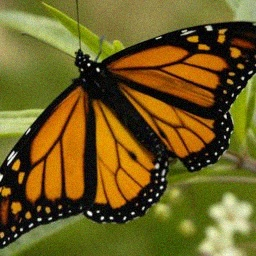
#> input picture c_03_edge_detection/ex3/butterfly_noisy.jpg, 256 x 256 px
$ jupyter execute ex3.ipynb
#> lines starting #> are read from the running program, lines starting #| are printed output that depends on the picture
[cell 1]
# to run in google colab
import sys

if "google.colab" in sys.modules:

    def download_from_web(url):
        import requests

        response = requests.get(url)
        if response.status_code == 200:
            with open(url.split("/")[-1], "wb") as file:
                file.write(response.content)
        else:
            raise Exception(
                f"Failed to download the image. Status code: {response.status_code}"
            )

    download_from_web(
        "https://github.com/YoniChechik/AI_is_Math/raw/master/c_03_edge_detection/ex3/butterfly_noisy.jpg"
    )

[cell 2]
import cv2
import matplotlib.pyplot as plt
import numpy as np

figsize = (10, 10)

[cell 3]
def bilateral_one_pixel(source, x, y, d, sigma_r, sigma_s):
    # === init vars
    filtered_pix = 0
    Wp = 0

    # TODO:
    # 1. run on all neighboors (~3 lines)
    # 2. if neighboor out of matrix indices - don't count him in your computation (~2 lines)
    # 3. find filtered_pix (~6 lines)

    # make result uint8
    filtered_pix = np.clip(filtered_pix, 0, 255).astype(np.uint8)
    return filtered_pix

[cell 4]
def bilateral_filter(source, d, sigma_r, sigma_s):
    # build empty filtered_image
    filtered_image = np.zeros(source.shape, np.uint8)
    # make input float
    source = source.astype(float)
    # d must be odd!
    assert d % 2 == 1, "d input must be odd"

    # TODO: run on all pixels with bilateral_one_pixel(...) (~4 lines)

    return filtered_image

[cell 5]
# upload noisy image
src = cv2.imread("butterfly_noisy.jpg")
#> src is the input picture: shape (256, 256, 3); mean B, G, R 32.9, 93.2, 110
src = cv2.cvtColor(src, cv2.COLOR_BGR2GRAY)
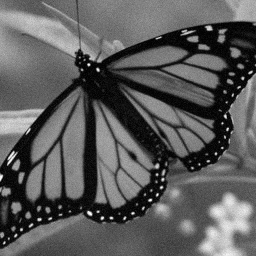
#> src: shape (256, 256); min 0, max 255, mean 91.4

plt.figure(figsize=(10, 10))
plt.imshow(src, cmap="gray", vmin=0, vmax=255)
plt.colorbar()
plt.show()
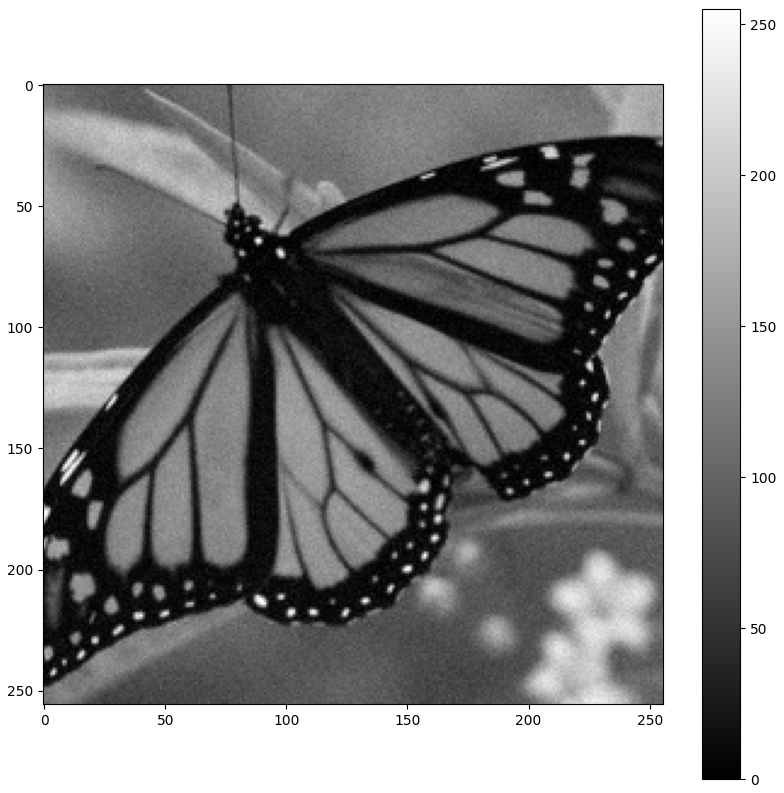
#> figure drawn by matplotlib, 2 panels

[cell 6]
# ======== run
d = 5  # edge size of neighborhood perimeter
sigma_r = 12  # sigma range
sigma_s = 16  # sigma spatial

my_bilateral_filtered_image = bilateral_filter(src, d, sigma_r, sigma_s)
#> my_bilateral_filtered_image: shape (256, 256); every value is 0

plt.figure(figsize=(10, 10))
plt.imshow(my_bilateral_filtered_image)
plt.colorbar()
plt.show()
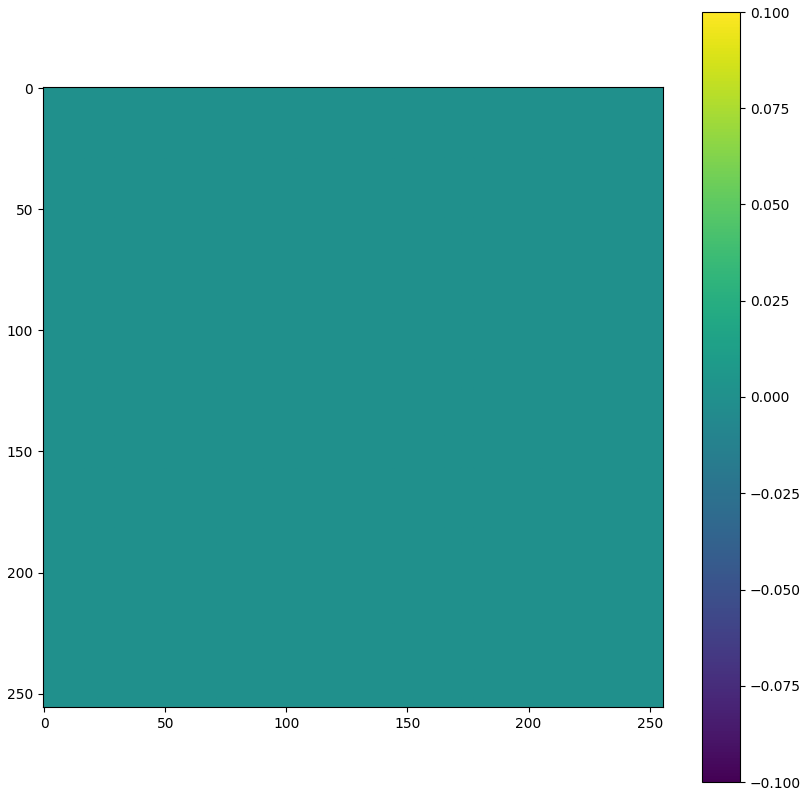
#> figure drawn by matplotlib, 2 panels

[cell 7]
# compare to opencv
cv2_bilateral_filtered_image = cv2.bilateralFilter(src, d, sigma_r, sigma_s)

plt.figure(figsize=(10, 10))
plt.imshow(cv2_bilateral_filtered_image)
plt.colorbar()
plt.show()
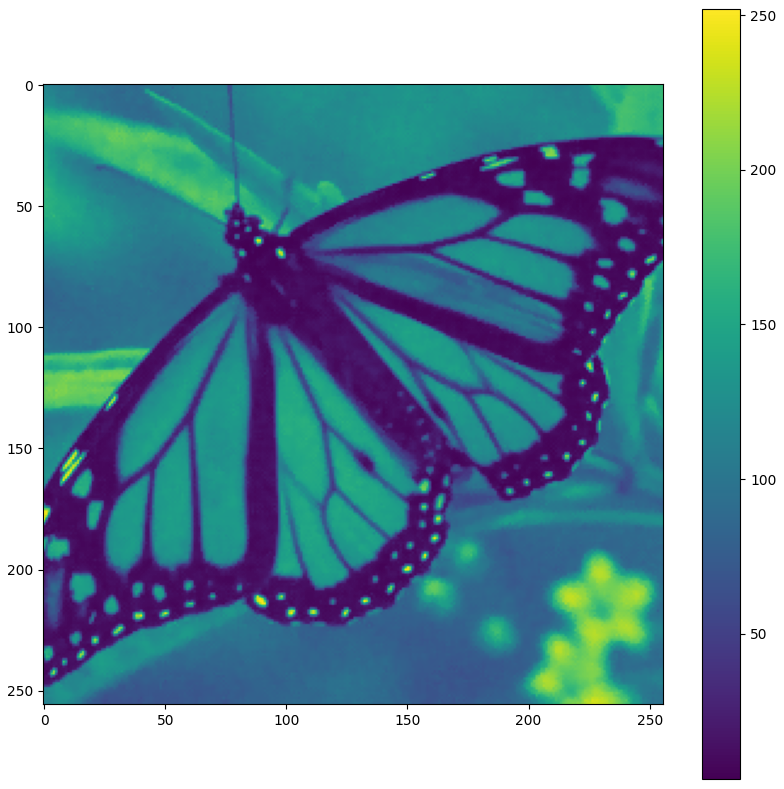
#> figure drawn by matplotlib, 2 panels

[cell 8]
# compare to regular gaussian blur
gaussian_filtered_image = cv2.GaussianBlur(src, (d, d), sigma_s)
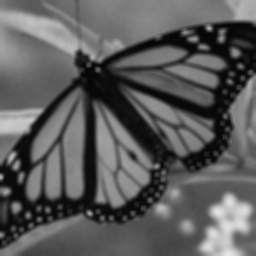
#> gaussian_filtered_image: shape (256, 256); min 4, max 233, mean 91.3
plt.figure(figsize=(10, 10))
plt.imshow(gaussian_filtered_image)
plt.colorbar()
plt.show()
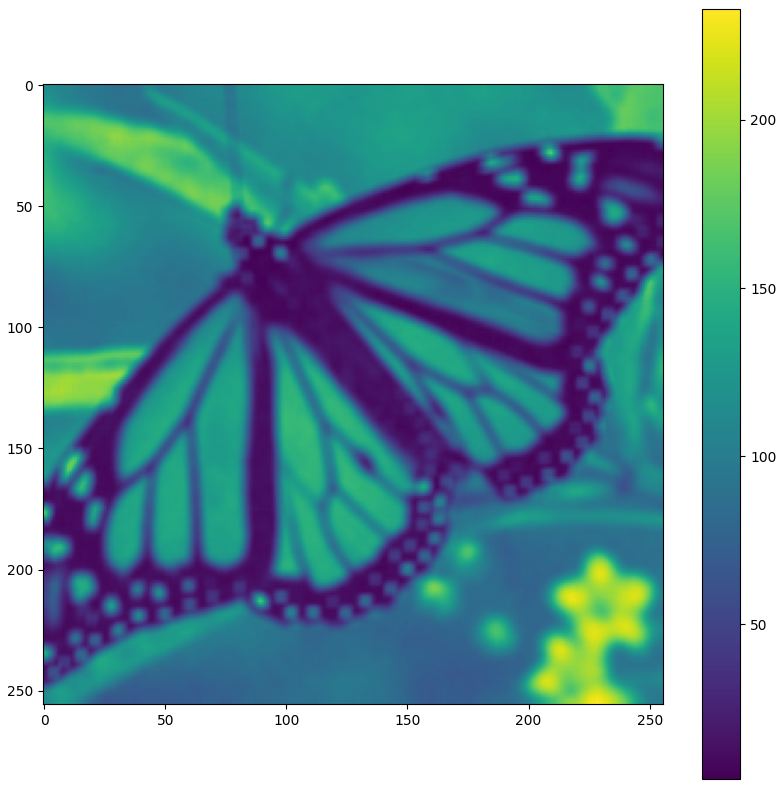
#> figure drawn by matplotlib, 2 panels

[cell 9]
# copare canny results between regular  two images
th_low = 100
th_high = 200
res = cv2.Canny(my_bilateral_filtered_image, th_low, th_high)
plt.figure(figsize=(10, 10))
plt.imshow(res)
plt.colorbar()
plt.show()

res = cv2.Canny(gaussian_filtered_image, th_low, th_high)
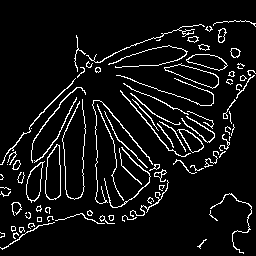
#> res: shape (256, 256); 7.2% white in thin lines or dots
plt.figure(figsize=(10, 10))
plt.imshow(res)
plt.colorbar()
plt.show()
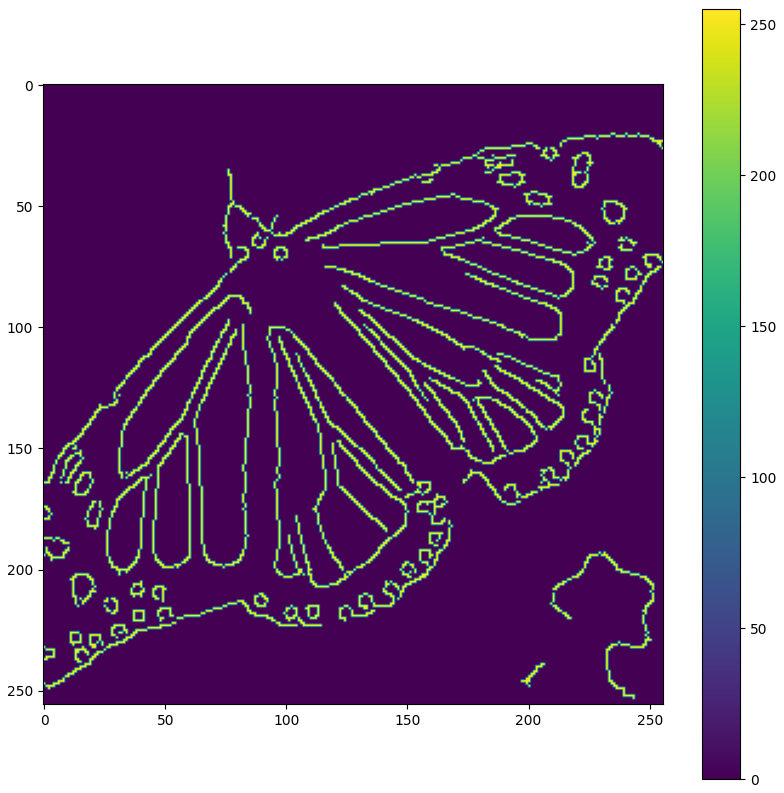
#> figure drawn by matplotlib, 2 panels
